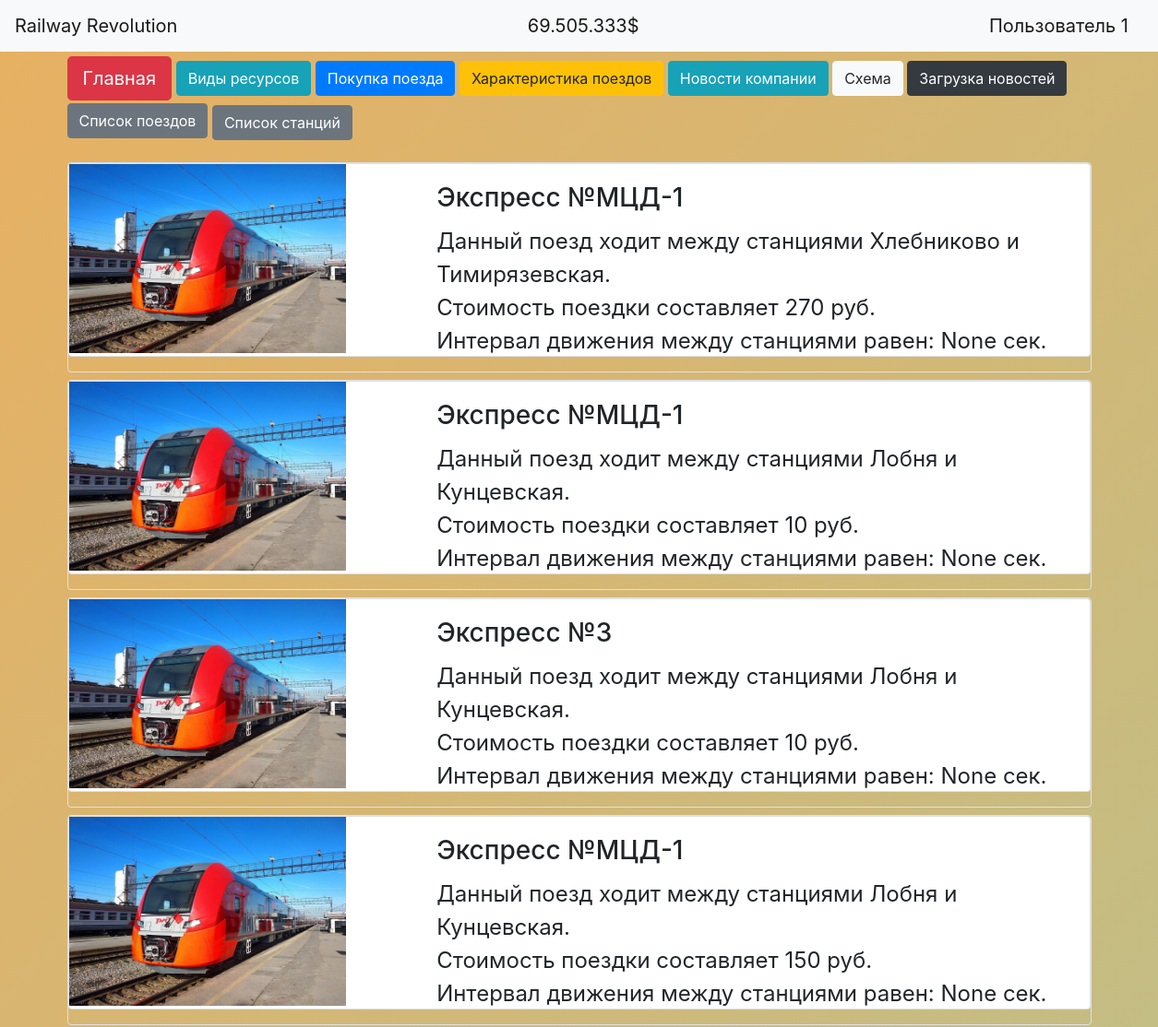
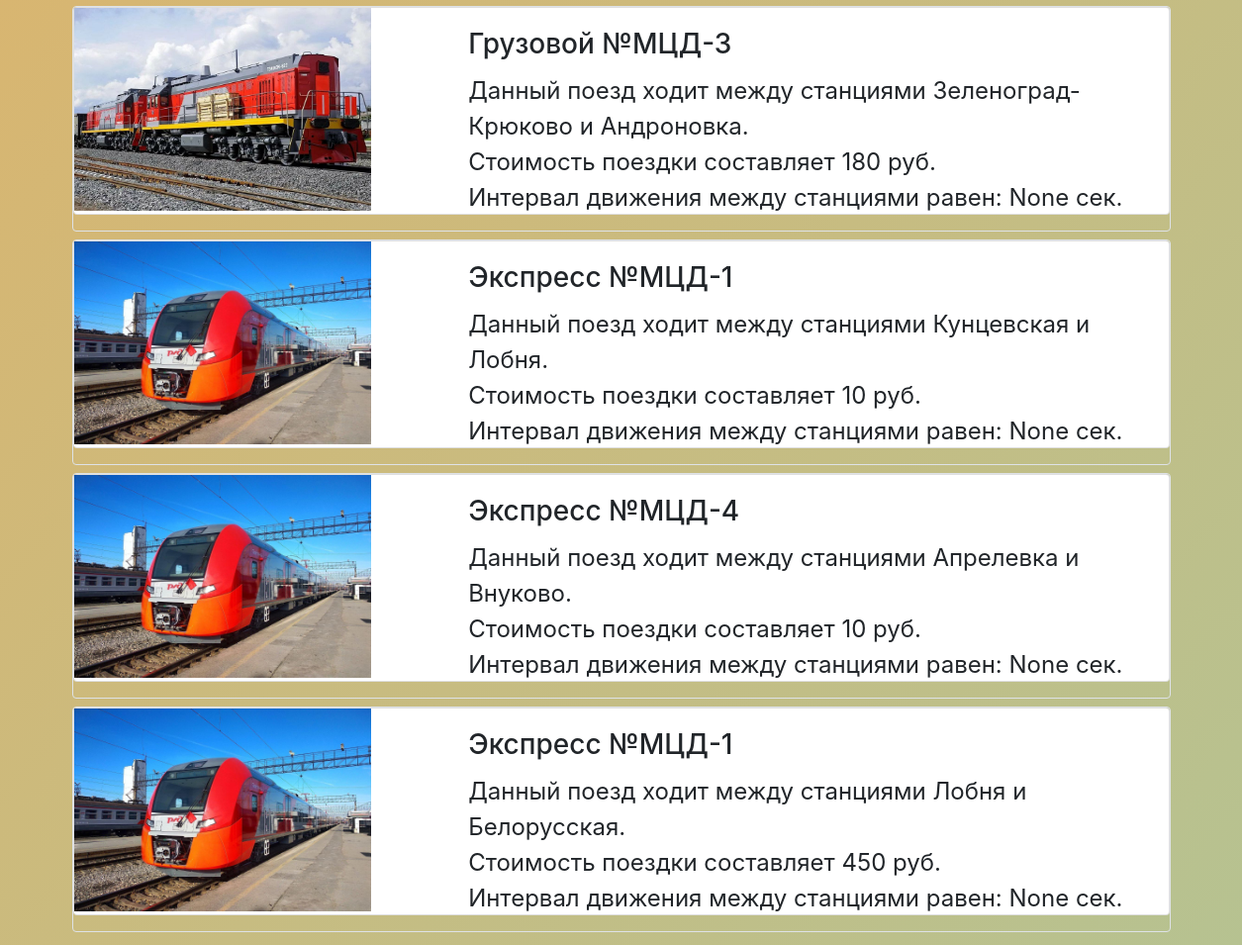
Page /list_trains (signed in) on the committed database (2 pictures, top to bottom).
### data/users.py (models this page shows, shortened)
class User(SqlAlchemyBase, UserMixin, SerializerMixin):
    __tablename__ = 'users'
    id = sqlalchemy.Column(sqlalchemy.Integer,
                           primary_key=True, autoincrement=True)
    name = sqlalchemy.Column(sqlalchemy.String, nullable=True)
    about = sqlalchemy.Column(sqlalchemy.String, nullable=True)
    email = sqlalchemy.Column(sqlalchemy.String,
                              index=True, unique=True, nullable=True)
    hashed_password = sqlalchemy.Column(sqlalchemy.String, nullable=True)
    created_date = sqlalchemy.Column(sqlalchemy.DateTime,
                                     default=datetime.datetime.now)
    news = orm.relationship("News", back_populates='user')

### data/trains.py (models this page shows)
class Trains(SqlAlchemyBase, SerializerMixin):
    __tablename__ = 'trains'
    id = sqlalchemy.Column(sqlalchemy.Integer,
                           primary_key=True, autoincrement=True)
    name = sqlalchemy.Column(sqlalchemy.String, nullable=True)
    station1 = sqlalchemy.Column(sqlalchemy.String, nullable=True)
    station2 = sqlalchemy.Column(sqlalchemy.String, nullable=True)
    travel_time = sqlalchemy.Column(sqlalchemy.Integer, nullable=True)
    price = sqlalchemy.Column(sqlalchemy.Integer, nullable=True)
    line_id = sqlalchemy.Column(sqlalchemy.Integer,
                                sqlalchemy.ForeignKey("lines.id"))

### server.py (the view)
@app.route('/list_trains')
def list_trains():
    db_sess = db_session.create_session()
    buying_info = db_sess.query(Trains)
    if current_user.is_authenticated:
        is_authenticated = True
    else:
        is_authenticated = False
    return render_template('list_trains.html', **CONST_PARAMS, buying_info=buying_info,
                           is_authenticated=is_authenticated, title='Список поездов')

### data/db_session.py (called while the page is built)
def create_session() -> Session:
    global __factory
    return __factory()

### server.py (called while the page is built)
@app.route
@login_manager.user_loader
def load_user(user_id):
    db_sess = db_session.create_session()
    return db_sess.query(User).get(user_id)

### templates/list_trains.html (shortened to what this page needs)
{% extends "base.html" %}
{% block content %}
{% if current_user.is_authenticated %}
{% for item in buying_info%}
<div class="col-md6 border rounded" style="margin-top: 8px;">
    <div class="card mb-3" style="width: auto; height: 210px;;">
        <div class="row g-0">
            <div class="col-md-4">
                {% if 'Экспресс' in item.name %}
                <img src="/static/img/lastochka.jpg" style="width: 300px; height: 205px;" class="img-fluid rounded-start"
                     alt="...">
                {% elif 'Пригородный' in item.name %}
                <img src="/static/img/ivolga.jpg" style="width: 300px; height: 205px;" class="img-fluid rounded-start"
                     alt="...">
                {% elif 'Грузовой' in item.name %}
                <img src="/static/img/locomotive.jpg" style="width: 300px; height: 205px;" class="img-fluid rounded-start"
                     alt="...">
                {%endif%}
            </div>
            <div class="col-md-8" style="margin-bottom: 4px;">
                <div class="card-body">
                    <h3 class="card-title">{{item.name}}</h3>
                    <div style="font-size: 24px;" class="card-text">Данный поезд ходит между станциями {{item.station1}} и {{item.station2}}.</div>
                    <div style="margin-top: 0px; font-size: 24px;">Стоимость поездки составляет {{item.price}} руб.</div>
                    <div style="font-size: 24px; margin-bottom: 5px;">Интервал движения между станциями равен: {{item.travel_time}} сек.</div>
                </div>
            </div>
        </div>
    </div>
</div>
{% endfor %}
{% endif %}
{% endblock %}

### templates/base.html (shortened to what this page needs)
<!DOCTYPE html>
<html lang="en">
<head>
    <link rel="stylesheet" href="https://stackpath.bootstrapcdn.com/bootstrap/4.4.1/css/bootstrap.min.css"
>
    <link rel="stylesheet" type="text/css" href="/static/css/style.css"></link>
</head>
<body>
<header>
    <nav class="navbar navbar-light bg-light">
        <a class="navbar-brand" href="/">Railway Revolution</a>
        <a class="navbar-brand"> {{ money }} </a>
        {% if current_user.is_authenticated %}
        <a class="navbar-brand" href="/logout">{{ current_user.name }}</a>
        {% else %}
        <p>
            <a class="btn btn-primary " href="/register">Зарегистрироваться</a>
            <a class="btn btn-success" href="/login">Войти</a>
        </p>
        {% endif %}
    </nav>
</header>
<main role="main" class="container">
    <div id="shapka_div" style="margin-top: 5px;">
        <p>
            <a class="btn btn-danger btn-lg" href="/">Главная</a>
            <a class="btn btn-info" href="/resources">Виды ресурсов</a>
            <a class="btn btn-primary" href="/buying_train">Покупка поезда</a>
            <a class="btn btn-warning" href="/train_info">Характеристика поездов</a>
            <a class="btn btn-info" href="/news">Новости компании</a>
            <a class="btn btn-light" href="/scheme">Схема</a>
            <a class="btn btn-dark" href="/load_news_by_txt">Загрузка новостей</a>
            <a class="btn btn-secondary" href="/list_trains">Список поездов</a>
            <a class="btn btn-secondary" style="margin-top: 5px;" href="/list_stations">Список станций</a>
        </p>
    </div>
    {% block content %}{% endblock %}
</main>
</body>
</html>

### static/css/style.css (style rules this page uses)
#shapka_div { display: flex; justify-content: center; width: 1200px; }
body { background: linear-gradient(311deg, #fdcf83, #53e6ee, #e8b062); background-size: 600% 600%; -webkit-animation: AnimationName 30s ease infinite; -moz-animation: AnimationName 30s ease infinite; -o-animation: AnimationName 30s ease infinite; animation: AnimationName 30s ease infinite; }

### rows in the picture
User: name "Пользователь 1"
Trains: name "Экспресс №МЦД-1", station1 "Хлебниково", station2 "Тимирязевская", price "270", travel_time "None"
Trains: name "Экспресс №МЦД-1", station1 "Лобня", station2 "Кунцевская", price "10", travel_time "None"
Trains: name "Экспресс №3", station1 "Лобня", station2 "Кунцевская", price "10", travel_time "None"
Trains: name "Экспресс №МЦД-1", station1 "Лобня", station2 "Кунцевская", price "150", travel_time "None"
Trains: name "Грузовой №МЦД-3", station1 "Зеленоград-Крюково", station2 "Андроновка", price "180", travel_time "None"
Trains: name "Экспресс №МЦД-1", station1 "Кунцевская", station2 "Лобня", price "10", travel_time "None"
Trains: name "Экспресс №МЦД-4", station1 "Апрелевка", station2 "Внуково", price "10", travel_time "None"
Trains: name "Экспресс №МЦД-1", station1 "Лобня", station2 "Белорусская", price "450", travel_time "None"

### other values in the picture
{{ money }} "69.505.333$"
